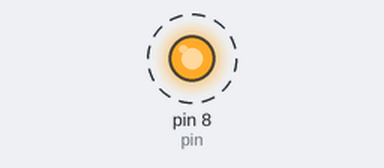
This sketch was run on a simulated Arduino Uno, built with avr-gcc and run on an emulated ATmega328P. Shown: output pins drawn as LEDs (lit = HIGH). Dashed ring = blinking.

Above: at 0.05 s.
Timing chart, 0 to 3.0 s (numbered marks = the images above):
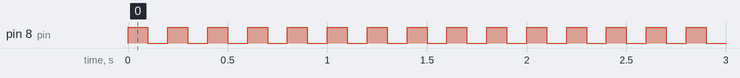

The sketch:

sketch_aug06a.ino
```cpp
/*
 *  Crear una serie de 3 leds que se prendan y apaguen mutuamente
 *  en diferentes pines.
 */
//Siempre que usemos un PIN
int pin=8;

void setup()
{
    //Definimos nuestro PIN 13
  // como salida (OUTPUT)
  pinMode(pin, OUTPUT);
}

void loop()
{
  //Hemos prendido nuestro LED
  digitalWrite(pin, HIGH);
  delay(100); // Espera por 1 segundo - 1000 milisegundos

  //Apagar nuestro LED
  digitalWrite(pin, LOW);
  delay(100); // Espera por 1 segundo - 1000 milisegundos)
}
```

Measured:
- by itself, pin 8 (pin): alternates HIGH for 0.10 s and LOW for 0.10 s
